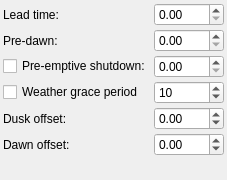
<?xml version="1.0" encoding="UTF-8"?>
<ui version="4.0">
 <class>OpsOffsetSettings</class>
 <widget class="QWidget" name="OpsOffsetSettings">
  <property name="geometry">
   <rect>
    <x>0</x>
    <y>0</y>
    <width>227</width>
    <height>180</height>
   </rect>
  </property>
  <property name="windowTitle">
   <string>TabWidget</string>
  </property>
  <layout class="QGridLayout" name="gridLayout">
   <property name="leftMargin">
    <number>3</number>
   </property>
   <property name="topMargin">
    <number>3</number>
   </property>
   <property name="rightMargin">
    <number>3</number>
   </property>
   <property name="bottomMargin">
    <number>3</number>
   </property>
   <property name="spacing">
    <number>3</number>
   </property>
   <item row="2" column="0">
    <widget class="QCheckBox" name="kcfg_PreemptiveShutdown">
     <property name="toolTip">
      <string>&lt;html&gt;&lt;head/&gt;&lt;body&gt;&lt;p&gt;In case no scheduler job is scheduled for this many hours, perform a complete shutdown procedure and restart observatory operations once the next job is ready.&lt;/p&gt;&lt;/body&gt;&lt;/html&gt;</string>
     </property>
     <property name="text">
      <string>Pre-emptive shutdown:</string>
     </property>
    </widget>
   </item>
   <item row="2" column="1">
    <widget class="QDoubleSpinBox" name="kcfg_PreemptiveShutdownTime">
     <property name="toolTip">
      <string>&lt;html&gt;&lt;head/&gt;&lt;body&gt;&lt;p&gt;Pre-emptive shutdown hours&lt;/p&gt;&lt;/body&gt;&lt;/html&gt;</string>
     </property>
    </widget>
   </item>
   <item row="0" column="0">
    <widget class="QLabel" name="leadTimeLabel">
     <property name="toolTip">
      <string>&lt;html&gt;&lt;head/&gt;&lt;body&gt;&lt;p&gt;Lead time is the minimum time in minutes between jobs. The scheduler starts execution of a job before its scheduled startup time by this lead time. Early execution is useful as focusing, alignment, and guiding procedures may take prolonged periods to time to complete.&lt;/p&gt;&lt;/body&gt;&lt;/html&gt;</string>
     </property>
     <property name="text">
      <string>Lead time:</string>
     </property>
    </widget>
   </item>
   <item row="6" column="0">
    <spacer name="verticalSpacer">
     <property name="orientation">
      <enum>Qt::Vertical</enum>
     </property>
     <property name="sizeHint" stdset="0">
      <size>
       <width>20</width>
       <height>40</height>
      </size>
     </property>
    </spacer>
   </item>
   <item row="1" column="0">
    <widget class="QLabel" name="preDawnLabel">
     <property name="toolTip">
      <string>&lt;html&gt;&lt;head/&gt;&lt;body&gt;&lt;p&gt;Do not permit jobs to be scheduled or executed past this many minutes before dawn.&lt;/p&gt;&lt;/body&gt;&lt;/html&gt;</string>
     </property>
     <property name="text">
      <string>Pre-dawn:</string>
     </property>
    </widget>
   </item>
   <item row="1" column="1">
    <widget class="QDoubleSpinBox" name="kcfg_PreDawnTime"/>
   </item>
   <item row="4" column="1">
    <widget class="QDoubleSpinBox" name="kcfg_DuskOffset">
     <property name="minimum">
      <double>-24.000000000000000</double>
     </property>
     <property name="maximum">
      <double>24.000000000000000</double>
     </property>
     <property name="singleStep">
      <double>0.500000000000000</double>
     </property>
    </widget>
   </item>
   <item row="5" column="0">
    <widget class="QLabel" name="dawnOffsetLabel">
     <property name="toolTip">
      <string>&lt;html&gt;&lt;body&gt;&lt;p&gt;Offset astronomical dawn by this many hours. This positive or negative value adjusts the twilight restriction.&lt;/p&gt;&lt;/body&gt;&lt;/html&gt;</string>
     </property>
     <property name="text">
      <string>Dawn offset:</string>
     </property>
    </widget>
   </item>
   <item row="3" column="1">
    <widget class="QSpinBox" name="kcfg_SchedulerWeatherGracePeriod">
     <property name="minimum">
      <number>1</number>
     </property>
     <property name="maximum">
      <number>120</number>
     </property>
     <property name="value">
      <number>10</number>
     </property>
    </widget>
   </item>
   <item row="0" column="1">
    <widget class="QDoubleSpinBox" name="kcfg_LeadTime"/>
   </item>
   <item row="4" column="0">
    <widget class="QLabel" name="duskOffsetLabel">
     <property name="toolTip">
      <string>&lt;html&gt;&lt;body&gt;&lt;p&gt;Offset astronomical dusk by this many hours. This positive or negative value adjusts the twilight restriction.&lt;/p&gt;&lt;/body&gt;&lt;/html&gt;</string>
     </property>
     <property name="text">
      <string>Dusk offset:</string>
     </property>
    </widget>
   </item>
   <item row="5" column="1">
    <widget class="QDoubleSpinBox" name="kcfg_DawnOffset">
     <property name="minimum">
      <double>-24.000000000000000</double>
     </property>
     <property name="maximum">
      <double>24.000000000000000</double>
     </property>
     <property name="singleStep">
      <double>0.500000000000000</double>
     </property>
    </widget>
   </item>
   <item row="3" column="0">
    <widget class="QCheckBox" name="kcfg_SchedulerWeather">
     <property name="toolTip">
      <string>&lt;html&gt;&lt;head/&gt;&lt;body&gt;&lt;p&gt;&lt;span style=&quot; font-weight:700;&quot;&gt;Enable Weather-Based Scheduling:&lt;/span&gt; Prevents new jobs from starting during weather warnings or alerts. Existing jobs continue during warnings, but are aborted during alerts. System initiates a soft shutdown and waits for improved conditions or grace period expiration, after which the current job is terminated.&lt;/p&gt;&lt;/body&gt;&lt;/html&gt;</string>
     </property>
     <property name="text">
      <string>Weather grace period</string>
     </property>
    </widget>
   </item>
  </layout>
 </widget>
 <resources/>
 <connections/>
</ui>
